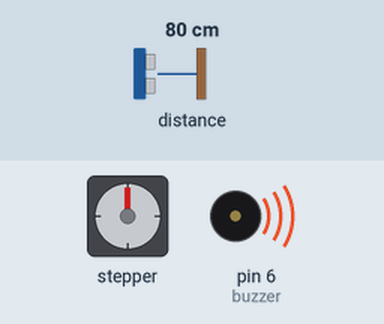
Recording of a sketch running on a simulated Arduino Uno, built with avr-gcc and run on an emulated ATmega328P. Parts: stepper motor, buzzer (waves = sounding). The inputs (shaded band) are chosen by the test bench; at power-on: distance to the obstacle 80 cm. Stepper angles assume 200 steps per turn.

Above: at 0.05 s.
At 1.0 s:
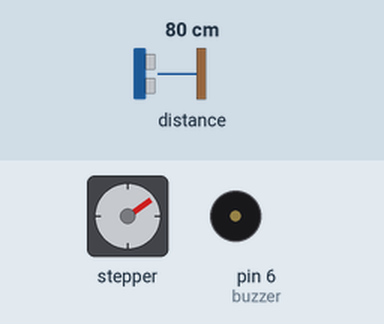
At 2.0 s:
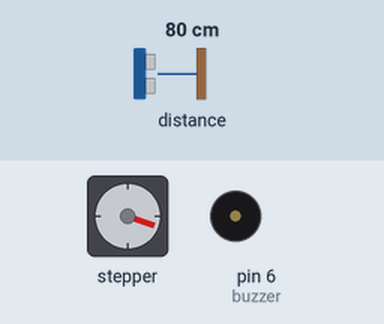
At 4.0 s:
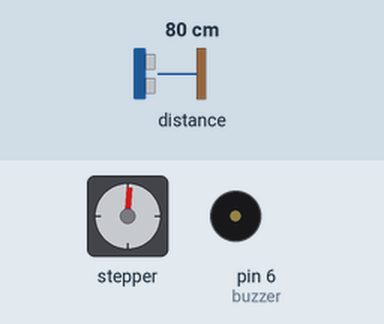
Timing chart, 0 to 5.3 s (numbered marks = the images above):
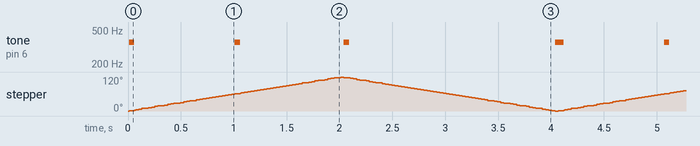

Measured:
- by itself, tone on pin 6 (buzzer): repeats every 4.1 s: silent 0.95 s, 360 Hz 0.05 s, silent 0.98 s, 360 Hz 0.05 s, silent 1.9 s, 360 Hz 0.08 s
- by itself, stepper: turns 120° clockwise in 2.0 s, then 120° counter-clockwise in 2.0 s, repeating every 4.1 s

The sketch:

main.ino
```cpp
#include <Stepper.h>
#include <Wire.h>
#include <LIDARLite.h>
//initialize variables
const int stepsPerRevolution = 200;  // change this to fit the number of steps per revolution for our motor
const int buzzer = 6; // buzzer at pin 6
char pos = 't'; //position of lidar
char prev_pos = 'l'; //previous position of stepper

// initialize the stepper library on pins 8 through 11:
Stepper stepper(stepsPerRevolution, 11, 10, 9, 8);

LIDARLite lidar;

double distance = 0.0;

void setup() {

  Serial.begin(9600);

  // I think this initializes the digital pot
  Wire.begin();

  // initializes the lidar
  lidar.begin(0, true);
  lidar.configure(0);
}

void loop() {

//  switch(pos){
//    case 't':
//      if(prev_pos == 'l'){
//        distance = lidar.distance();
//        setVolume(64 - distance);
//        tone(buzzer, 200 + (2 * 1), 500);
//        stepCW(67);
//        delay(2000);
//        pos = 'r';
//        break;
//      }
//      else{
//        distance = lidar.distance();
//        setVolume(64 - distance);
//        tone(buzzer, 200 + (2 * 1), 500);
//        stepCCW(-67);
//        delay(2000);
//        pos = 'l';
//        break;
//      }
//    case 'r':
//        distance = lidar.distance();
//        setVolume(64 - distance);
//        tone(buzzer, 200 + (2 * 1), 500);
//        stepCCW(-67);
//        delay(2000);
//        pos = 't';
//        break;
//    case 'l':
//        distance = lidar.distance();
//        setVolume(64 - distance);
//        tone(buzzer, 200 + (2 * 1), 500);
//        stepCW(67);
//        delay(2000);
//        pos = 't';
//        break;
//  }


  // Clockwise Scan
  for(int i = 0; i < 67; i++) {
    distance = lidar.distance();
    //setVolume(64 - distance);
      if(i == 0){
        tone(buzzer, 200 + (2* distance), 50);
      }
      else if(i == 33){
        tone(buzzer, 200 + (2* distance), 50);
      }

    //tone(buzzer, 200 + (2 * i));

    stepCW(1);
    delay(20);
  }

  // Counter Clockwise Scan
  for(int i = 66; i >= 0; i--) {
    distance = lidar.distance();
    //setVolume(64 - distance);
    if(i == 0){
        tone(buzzer, 200 + (2* distance), 50);
      }
    else if(i == 66){
        tone(buzzer, 200 + (2* distance), 50);
      }

    //tone(buzzer, 200 + (2 * i));

    stepCCW(1);
    delay(20);
  }
}


void stepCW(int numOfSteps) {
  if(numOfSteps < 0) {
    numOfSteps = (-1) * numOfSteps;
  }
  stepper.step(numOfSteps);
}

void stepCCW(int numOfSteps) {

  stepper.step((-1) * numOfSteps);
}

// level goes from 0 to 64
void setVolume(int level) {
  if(level < 0) {
    level = 0;
  }
  Wire.beginTransmission(44); // transmit to device #44 (0x2c) device address is specified in datasheet
  Wire.write(byte(0x00));            // sends instruction byte
  Wire.write(level);             // sends potentiometer value byte
  Wire.endTransmission();
}
```
